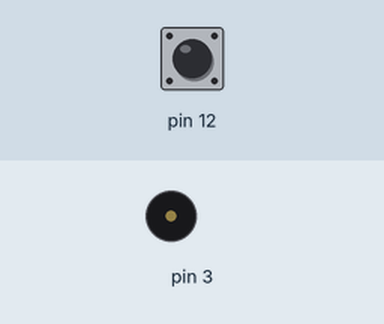
Bench run of a sketch on a simulated Arduino Uno, built with avr-gcc and run on an emulated ATmega328P. On the bench: buzzer (waves = sounding). Inputs (shaded band) come from the test bench; at power-on: pin 12 HIGH.

Above: at 0.8 s.
0.9 s: pin 12 pulled LOW for 0.15 s
At 1.11 s:
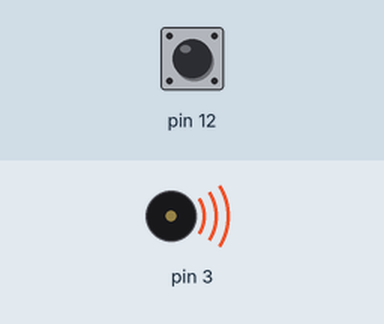
Timing chart, 0 to 3.9 s (numbered marks = the images above; inputs shaded):
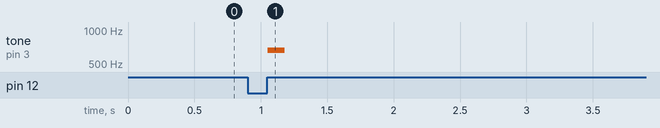

Measured:
- after the input at 0.9 s, tone on pin 3: silent → 659 Hz after 0.15 s, → silent 0.13 s later

The sketch:

buzzer_example2.ino
```cpp
#include <ZumoBuzzer.h>
#include <Pushbutton.h>

#define MELODY_LENGTH 5

unsigned char note[MELODY_LENGTH] =
{
  NOTE_E(5), SILENT_NOTE, NOTE_E(5), SILENT_NOTE, NOTE_E(5)
};

unsigned int duration[MELODY_LENGTH] =
{
  100, 25, 125, 125, 125
};

ZumoBuzzer buzzer;
Pushbutton button(ZUMO_BUTTON);
unsigned char currentIdx;

void setup() {
  currentIdx = 0;
  button.waitForButton();
}

void loop() {
  if (currentIdx < MELODY_LENGTH)
  {
    // play note at max volume
    buzzer.playNote(note[currentIdx], duration[currentIdx], 15);
    currentIdx++;
  }
}
```
